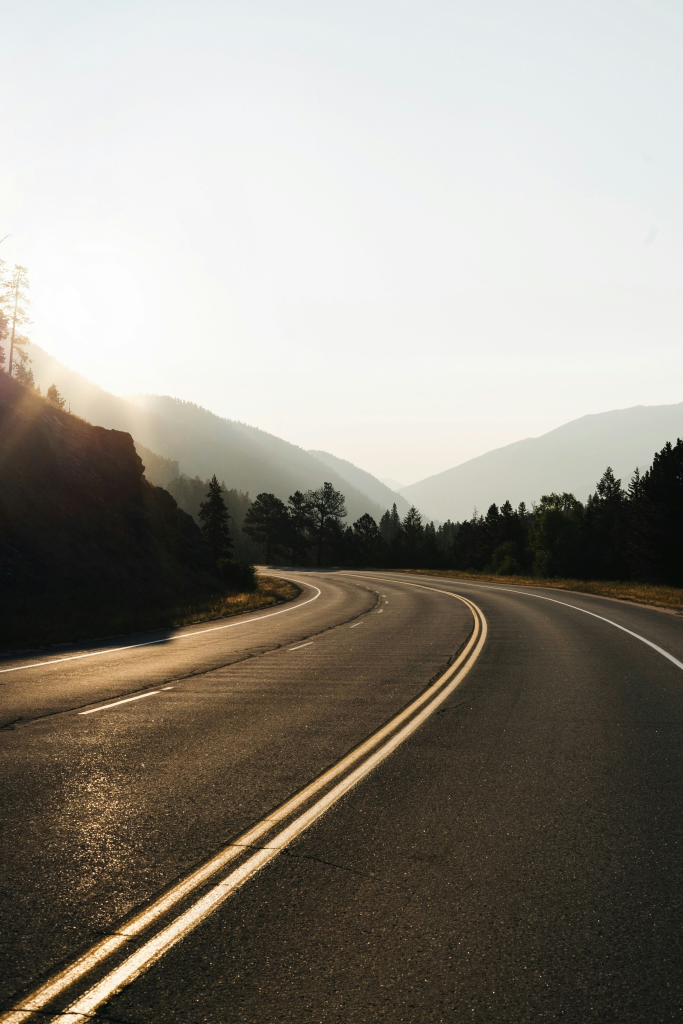
#> input picture Teste.jpg, 2731 x 4096 px, given in place of Video3.mp4, which was not available (shown at 1/4 size)
$ python 'Detecção de Linhas 5.py'   (older library calls are emulated)
#> lines starting #> are read from the running program, lines starting #| are printed output that depends on the picture; after the words box and inside, x2 and y2 are one past the last pixel; in counts of white or black regions, pixels touching at a corner belong together; pictures that were not available may be replaced by others from this repository, and a replacement may not be noted
import cv2
import numpy as np
import collections
import time


class OptimizedLaneDetector:
    """
    Detector de faixas otimizado para alto desempenho, removendo a transformação
    de perspectiva (visão de pássaro) e adicionando um HUD informativo.

    Otimizações:
    - Sem `warpPerspective`: O ajuste polinomial é feito na perspectiva original da imagem.
    - HUD Avançado: Exibe desvio, curvatura da pista, visibilidade e FPS.
    - Visual Aprimorado: Desenha as linhas da faixa e uma seta de navegação,
      inspirado em sistemas ADAS modernos.
    """

    def __init__(self, video_path, poly_degree=2):
        self.cap = cv2.VideoCapture(video_path)
        if not self.cap.isOpened():
            raise ValueError(f"Erro ao abrir vídeo {video_path}")

        # Configurações de dimensão e ROI
        self.im_h, self.im_w = self._get_video_dims()
        self.roi_points = self._initialize_roi_points()

        # Atributos de detecção e suavização
        self.poly_degree = poly_degree
        self.left_fit, self.right_fit = None, None
        self.history_length = 10
        self.left_fit_history = collections.deque(maxlen=self.history_length)
        self.right_fit_history = collections.deque(maxlen=self.history_length)

        # Atributos para o HUD e cálculo de FPS
        self.fps_start_time = time.time()
        self.fps = 0
        self.frame_count = 0

        # Processador de imagem e UI
        self.clahe = cv2.createCLAHE(clipLimit=2.0, tileGridSize=(8, 8))
        self.window_name = "Detector Otimizado com HUD (d:debug ROI, q:sair)"
        cv2.namedWindow(self.window_name)
        self.debug_roi_mode = False
        self.selected_point_index = None
        cv2.setMouseCallback(self.window_name, self._mouse_callback)

    # --- Funções de Setup e Geometria (Modificadas) ---
    def _get_video_dims(self):
        w = int(self.cap.get(cv2.CAP_PROP_FRAME_WIDTH))
        h = int(self.cap.get(cv2.CAP_PROP_FRAME_HEIGHT))
        return h, w

    def _initialize_roi_points(self):
        # A ROI agora é crucial para focar a detecção na área correta
        return np.array([
            [int(self.im_w * 0.1), self.im_h],  # inf-esq
            [int(self.im_w * 0.45), int(self.im_h * 0.6)],  # sup-esq
            [int(self.im_w * 0.55), int(self.im_h * 0.6)],  # sup-dir
            [int(self.im_w * 0.9), self.im_h],  # inf-dir
        ], dtype=np.int32)

    # [12 lines left out: function _mouse_callback, not called in this run]

    # --- Pipeline de Processamento de Imagem (Otimizado) ---
    def _create_binary_roi(self, image):
        """Aplica filtros e MÁSCARA de ROI. Sem transformação de perspectiva."""
        hls = cv2.cvtColor(image, cv2.COLOR_BGR2HLS)
        l_channel = hls[:, :, 1]
        s_channel = hls[:, :, 2]

        # Filtro de Saturação (faixas amarelas)
        s_binary = cv2.inRange(s_channel, 120, 255)

        # Filtro de gradiente Sobel (faixas brancas)
        enhanced_l = self.clahe.apply(l_channel)
        sobelx = cv2.Sobel(enhanced_l, cv2.CV_64F, 1, 0)
        abs_sobelx = np.absolute(sobelx)
        scaled_sobel = np.uint8(255 * abs_sobelx / np.max(abs_sobelx))
        l_binary = cv2.inRange(scaled_sobel, 40, 100)

        combined_binary = cv2.bitwise_or(s_binary, l_binary)

        # Aplica a máscara da ROI
        mask = np.zeros_like(combined_binary)
        cv2.fillPoly(mask, [self.roi_points], 255)
        return cv2.bitwise_and(combined_binary, mask)

    def _fit_polynomial(self, binary_masked_image):
        """Encontra pixels e ajusta um polinômio DIRETAMENTE na imagem mascarada."""
        nonzero = binary_masked_image.nonzero()
        nonzeroy, nonzerox = np.array(nonzero[0]), np.array(nonzero[1])

        # Ponto de separação entre faixas esquerda e direita
        midpoint = self.im_w // 2
        left_lane_inds = nonzerox < midpoint
        right_lane_inds = nonzerox >= midpoint

        leftx, lefty = nonzerox[left_lane_inds], nonzeroy[left_lane_inds]
        rightx, righty = nonzerox[right_lane_inds], nonzeroy[right_lane_inds]

        # Ajuste de polinômio x = f(y)
        left_fit, right_fit = None, None
        if len(lefty) > 150: left_fit = np.polyfit(lefty, leftx, self.poly_degree)
        if len(righty) > 150: right_fit = np.polyfit(righty, rightx, self.poly_degree)

        # Atualiza o histórico
        if left_fit is not None: self.left_fit_history.append(left_fit)
        if right_fit is not None: self.right_fit_history.append(right_fit)

        # Retorna o ajuste médio do histórico para suavização
        smooth_left = np.average(self.left_fit_history, axis=0) if self.left_fit_history else None
        smooth_right = np.average(self.right_fit_history, axis=0) if self.right_fit_history else None

        return smooth_left, smooth_right

    # --- Funções de Desenho e HUD (Novas) ---
    def _calculate_hud_metrics(self, left_fit, right_fit, frame_roi):
        """Calcula todas as métricas para o HUD."""
        metrics = {'deviation': 'N/A', 'curve': 'N/A', 'brightness': 'N/A'}

        if left_fit is None or right_fit is None:
            return metrics

        # 1. Desvio (Posição do Carro)
        y_eval = self.im_h - 1  # Ponto mais baixo da imagem
        left_x = np.polyval(left_fit, y_eval)
        right_x = np.polyval(right_fit, y_eval)
        lane_center = (left_x + right_x) / 2
        car_center = self.im_w / 2

        pixel_deviation = car_center - lane_center
        lane_width_pixels = right_x - left_x

        # Evita divisão por zero
        if lane_width_pixels > 0:
            deviation_percent = (pixel_deviation / (lane_width_pixels / 2)) * 100
            side = 'L' if deviation_percent > 0 else 'R'
            metrics['deviation'] = f'[{side}] {abs(deviation_percent):.1f}%'

        # 2. Curvatura da Estrada
        avg_curvature = (left_fit[0] + right_fit[0]) / 2  # O coeficiente 'a' de ax^2+bx+c
        if abs(avg_curvature) < 0.0003:
            metrics['curve'] = 'Estrada Reta'
        elif avg_curvature > 0:
            metrics['curve'] = 'Curva a Direita'
        else:
            metrics['curve'] = 'Curva a Esquerda'

        # 3. Brilho e Visibilidade
        brightness_val = np.mean(cv2.cvtColor(frame_roi, cv2.COLOR_BGR2GRAY))
        metrics['brightness'] = f'{brightness_val:.0f}'
        if brightness_val < 70:
            metrics['visibility'] = 'Baixa Visibilidade'
        else:
            metrics['visibility'] = 'Boa Visibilidade'

        return metrics

    def _draw_lanes_and_hud(self, frame, left_fit, right_fit):
        """Desenha as faixas, a seta de navegação e o painel do HUD."""
        # Cria uma sobreposição para desenhar
        overlay = np.zeros_like(frame)
        final_image = frame.copy()

        if left_fit is not None and right_fit is not None:
            # Pontos para desenhar as linhas das faixas
            ploty = np.linspace(self.roi_points[1][1], self.im_h - 1, 100)  # Desenha dentro da ROI
            left_fitx = np.polyval(left_fit, ploty)
            right_fitx = np.polyval(right_fit, ploty)

            pts_left = np.array([np.transpose(np.vstack([left_fitx, ploty]))])
            pts_right = np.array([np.transpose(np.vstack([right_fitx, ploty]))])

            # Desenha as linhas das faixas na sobreposição
            cv2.polylines(overlay, np.int_([pts_left]), isClosed=False, color=(0, 255, 0), thickness=10)
            cv2.polylines(overlay, np.int_([pts_right]), isClosed=False, color=(0, 255, 0), thickness=10)

            # Desenha a seta de navegação
            y_arrow = int(self.im_h * 0.85)
            x_arrow_base = np.polyval(left_fit, y_arrow) / 2 + np.polyval(right_fit, y_arrow) / 2

            arrow_points = np.array([
                [-15, 20], [0, -20], [15, 20], [0, 10]
            ], dtype=np.int32)
            arrow_points = arrow_points + [int(x_arrow_base), y_arrow]
            cv2.polylines(overlay, [arrow_points], isClosed=True, color=(0, 255, 150), thickness=3)

        # Mistura a sobreposição com a imagem original
        final_image = cv2.addWeighted(final_image, 1, overlay, 0.4, 0)

        # Calcula e desenha o HUD
        roi_sub_image = frame[int(self.im_h * 0.6):self.im_h, 0:self.im_w]
        metrics = self._calculate_hud_metrics(left_fit, right_fit, roi_sub_image)
        self._draw_hud_panel(final_image, metrics)

        return final_image

    def _draw_hud_panel(self, image, metrics):
        """Desenha o painel de texto do HUD."""
        # Posição do painel
        x, y, w, h = 10, 10, 320, 160
        cv2.rectangle(image, (x, y), (x + w, y + h), (0, 0, 0), -1)
        cv2.addWeighted(image[y:y + h, x:x + w], 0.3, image[y:y + h, x:x + w], 0.7, 0, image[y:y + h, x:x + w])

        # Textos do HUD
        cv2.putText(image, '<LANE DETECTION>', (x + 10, y + 25), cv2.FONT_HERSHEY_SIMPLEX, 0.7, (255, 255, 0), 2)
        cv2.putText(image, f"Desvio      : {metrics['deviation']}", (x + 10, y + 60), cv2.FONT_HERSHEY_SIMPLEX, 0.6,
                    (255, 255, 255), 1)
        cv2.putText(image, f"Pista       : {metrics['curve']}", (x + 10, y + 85), cv2.FONT_HERSHEY_SIMPLEX, 0.6,
                    (255, 255, 255), 1)
        cv2.putText(image, f"Brilho (ROI): {metrics['brightness']}", (x + 10, y + 110), cv2.FONT_HERSHEY_SIMPLEX, 0.6,
                    (255, 255, 255), 1)
        cv2.putText(image, f"Visibilidade: {metrics.get('visibility', 'N/A')}", (x + 10, y + 135),
                    cv2.FONT_HERSHEY_SIMPLEX, 0.6,
                    (0, 255, 0) if metrics.get('visibility') == 'Boa Visibilidade' else (0, 0, 255), 1)
        cv2.putText(image, f"FPS: {self.fps:.2f}", (self.im_w - 120, 30), cv2.FONT_HERSHEY_SIMPLEX, 0.8, (0, 255, 0), 2)

    # --- Loop Principal ---
    def process_frame(self, frame):
        """Pipeline completa de processamento para um único frame."""
        # 1. Cria a imagem binária mascarada
        binary_masked = self._create_binary_roi(frame)

        # 2. Ajusta polinômios às faixas
        left_fit, right_fit = self._fit_polynomial(binary_masked)

        # 3. Desenha as faixas e o HUD
        final_image = self._draw_lanes_and_hud(frame, left_fit, right_fit)

        # Se o modo debug da ROI estiver ativo, desenha os pontos
        if self.debug_roi_mode:
            cv2.polylines(final_image, [self.roi_points], True, (255, 0, 0), 2)
            for i, point in enumerate(self.roi_points):
                color = (0, 0, 255) if self.selected_point_index == i else (0, 255, 255)
                cv2.circle(final_image, tuple(point), 10, color, -1)

        return final_image

    def run(self):
        """Inicia o loop principal de processamento do vídeo."""
        while self.cap.isOpened():
            ret, frame = self.cap.read()
#> frame is the input picture: shape (4096, 2731, 3); mean B, G, R 131.1, 140.3, 145.2
            if not ret:
                print("Fim do vídeo. Reiniciando...")
                self.cap.set(cv2.CAP_PROP_POS_FRAMES, 0)
                continue

            # Cálculo de FPS
            self.frame_count += 1
            if (time.time() - self.fps_start_time) >= 1.0:
                self.fps = self.frame_count / (time.time() - self.fps_start_time)
                self.frame_count = 0
                self.fps_start_time = time.time()

            final_image = self.process_frame(frame)
#> in _create_binary_roi, `s_channel = hls[:, :, 2]`:
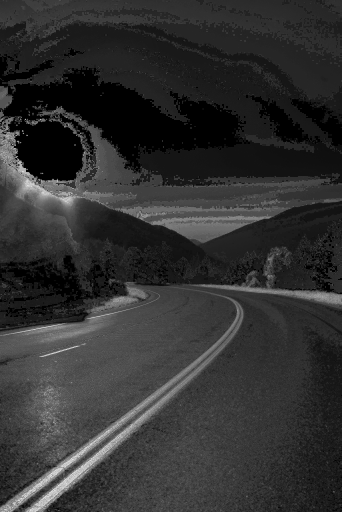
#> s_channel: shape (4096, 2731) (shown at 1/8 size); min 0, max 255, mean 48.8
#> in _create_binary_roi, `s_binary = cv2.inRange(s_channel, 120, 255)`:
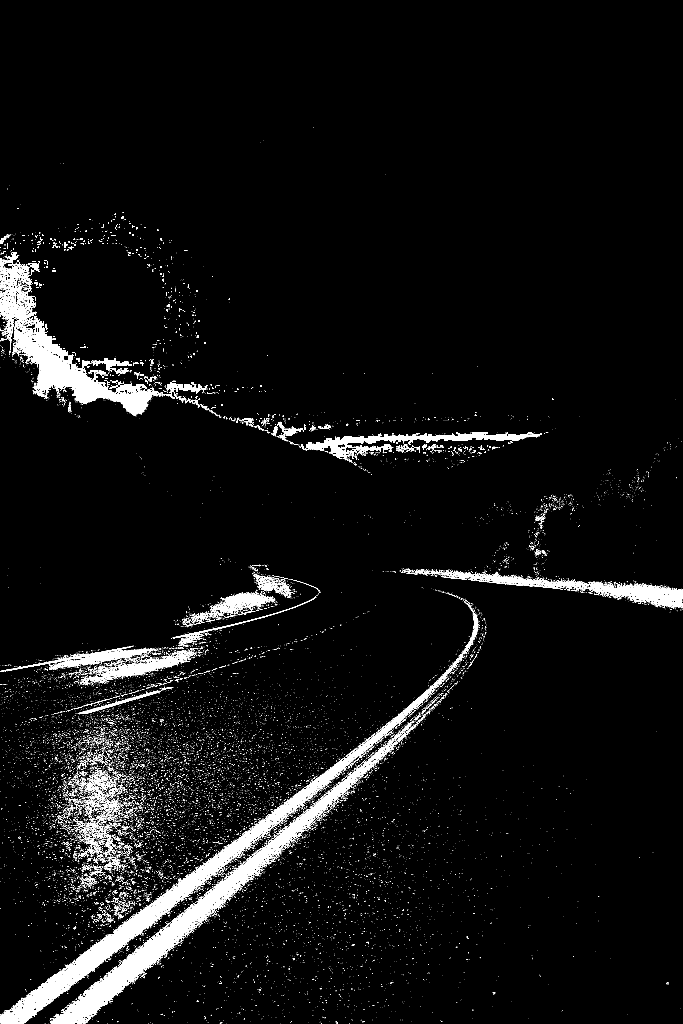
#> s_binary: shape (4096, 2731) (shown at 1/4 size); 4% white; 22016 white regions (20957 under 20 px), largest, box (x1, y1, x2, y2) and area: (206, 2982, 1578, 4096) 78734, (0, 3369, 979, 4096) 63215, (0, 1188, 613, 1659) 61720
#> in _create_binary_roi, `sobelx = cv2.Sobel(enhanced_l, cv2.CV_64F, 1, 0)`:
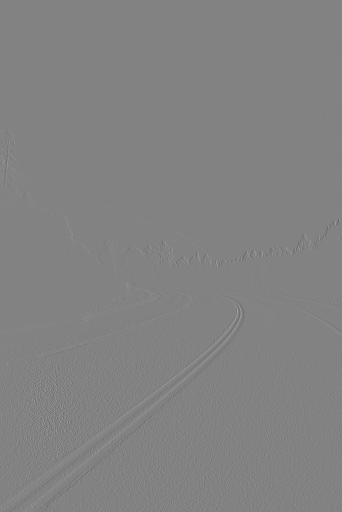
#> sobelx: shape (4096, 2731) float64 (shown at 1/8 size); min -774, max 739, mean 0; drawn with min black and max white
#> in _create_binary_roi, `return cv2.bitwise_and(combined_binary, mask)`:
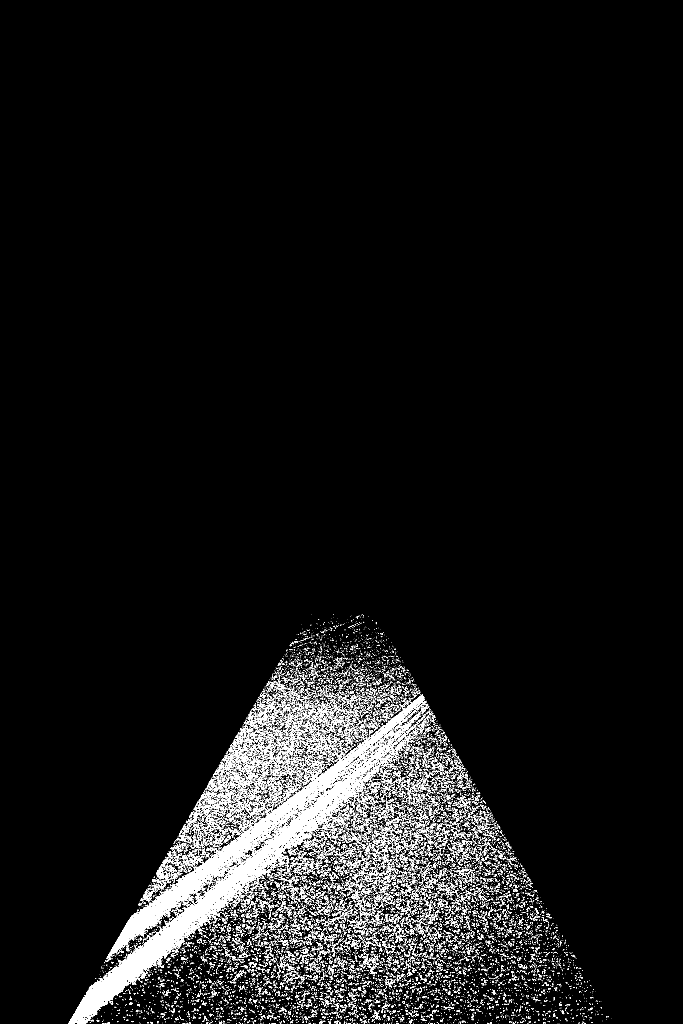
#> returned value: shape (4096, 2731) (shown at 1/4 size); 3.8% white; 42759 white regions (40566 under 20 px), largest, box (x1, y1, x2, y2) and area: (273, 2981, 1578, 4096) 93622, (434, 2778, 1701, 3824) 60281, (627, 3479, 677, 3522) 432
#> in _fit_polynomial, `nonzero = binary_masked_image.nonzero()`: nonzero = 422489 positions, rows 2457 to 4095, columns 273 to 2444
#> in _fit_polynomial, `if len(lefty) > 150: left_fit = np.polyfit(lefty, leftx, self.poly_deg..`: left_fit = [-0.0002, 0.87, 351.9]
#> in _fit_polynomial, `if len(righty) > 150: right_fit = np.polyfit(righty, rightx, self.poly..`: right_fit = [-5.19e-05, 0.568, 335]
#> in process_frame, `left_fit, right_fit = self._fit_polynomial(binary_masked)`: left_fit = [-0.0002, 0.87, 351.9]; right_fit = [-5.19e-05, 0.568, 335]
#> in _draw_lanes_and_hud, `left_fitx = np.polyval(left_fit, ploty)`: left_fitx = 100 values, max 1280.2 at index 0, min 554.3 at index 99, mean 1006
#> in _draw_lanes_and_hud, `right_fitx = np.polyval(right_fit, ploty)`: right_fitx = 100 values from 1416.5 to 1789.7
#> in _draw_lanes_and_hud, `pts_left = np.array([np.transpose(np.vstack([left_fitx, ploty]))])`: pts_left = 100 pairs, first value 554.3 to 1280.2, second value 2457 to 4095
#> in _draw_lanes_and_hud, `pts_right = np.array([np.transpose(np.vstack([right_fitx, ploty]))])`: pts_right = 100 pairs, first value 1416.5 to 1789.7, second value 2457 to 4095
#> in _draw_lanes_and_hud, `cv2.polylines(overlay, np.int_([pts_left]), isClosed=False, color=(0, ..`:
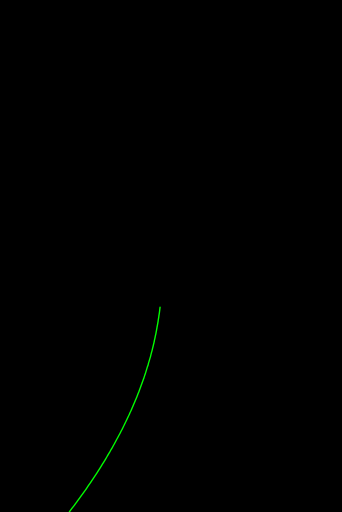
#> overlay: shape (4096, 2731, 3) (shown at 1/8 size); mean of channels 0, 1, 2 0, 0.5, 0; drawn as B, G, R
#> in _draw_lanes_and_hud, `x_arrow_base = np.polyval(left_fit, y_arrow) / 2 + np.polyval(right_fi..`: x_arrow_base = 1317.4
#> in _draw_lanes_and_hud, `arrow_points = arrow_points + [int(x_arrow_base), y_arrow]`: arrow_points = [[1302, 3501], [1317, 3461], [1332, 3501], [1317, 3491]]
#> in _draw_lanes_and_hud, `roi_sub_image = frame[int(self.im_h * 0.6):self.im_h, 0:self.im_w]`:
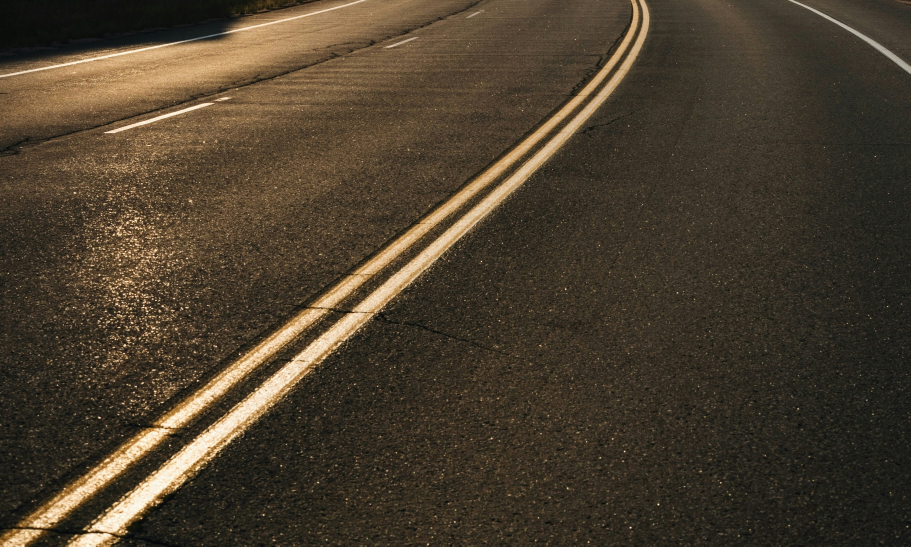
#> roi_sub_image: shape (1639, 2731, 3) (shown at 1/3 size); mean B, G, R 45.8, 62.3, 73.9
#> in _calculate_hud_metrics, `left_x = np.polyval(left_fit, y_eval)`: left_x = 554.3
#> in _calculate_hud_metrics, `right_x = np.polyval(right_fit, y_eval)`: right_x = 1789.7
#> in _calculate_hud_metrics, `lane_center = (left_x + right_x) / 2`: lane_center = 1172
#> in _calculate_hud_metrics, `pixel_deviation = car_center - lane_center`: pixel_deviation = 193.5
#> in _calculate_hud_metrics, `lane_width_pixels = right_x - left_x`: lane_width_pixels = 1235.4
#> in _calculate_hud_metrics, `deviation_percent = (pixel_deviation / (lane_width_pixels / 2)) * 100`: deviation_percent = 31.32
#> in _calculate_hud_metrics, `side = 'L' if deviation_percent > 0 else 'R'`: side = 'L'
#> in _calculate_hud_metrics, `avg_curvature = (left_fit[0] + right_fit[0]) / 2  # O coeficiente 'a' ..`: avg_curvature = -0.000126
#> in _calculate_hud_metrics, `brightness_val = np.mean(cv2.cvtColor(frame_roi, cv2.COLOR_BGR2GRAY))`: brightness_val = 63.88
#> in _draw_lanes_and_hud, `metrics = self._calculate_hud_metrics(left_fit, right_fit, roi_sub_ima..`: metrics = {'deviation': '[L] 31.3%', 'curve': 'Estrada Reta', 'brightness': '64', 'visibility': 'Baixa Visibilidade'}
            cv2.imshow(self.window_name, final_image)

            key = cv2.waitKey(1) & 0xFF
#> (key q is pressed here)
            if key == ord('q'):
                break
            elif key == ord('d'):
                self.debug_roi_mode = not self.debug_roi_mode

        self.cap.release()
        cv2.destroyAllWindows()


if __name__ == "__main__":
    video_file = "Video3.mp4"  # Coloque o caminho do seu vídeo aqui
    detector = OptimizedLaneDetector(video_file)
    detector.run()
